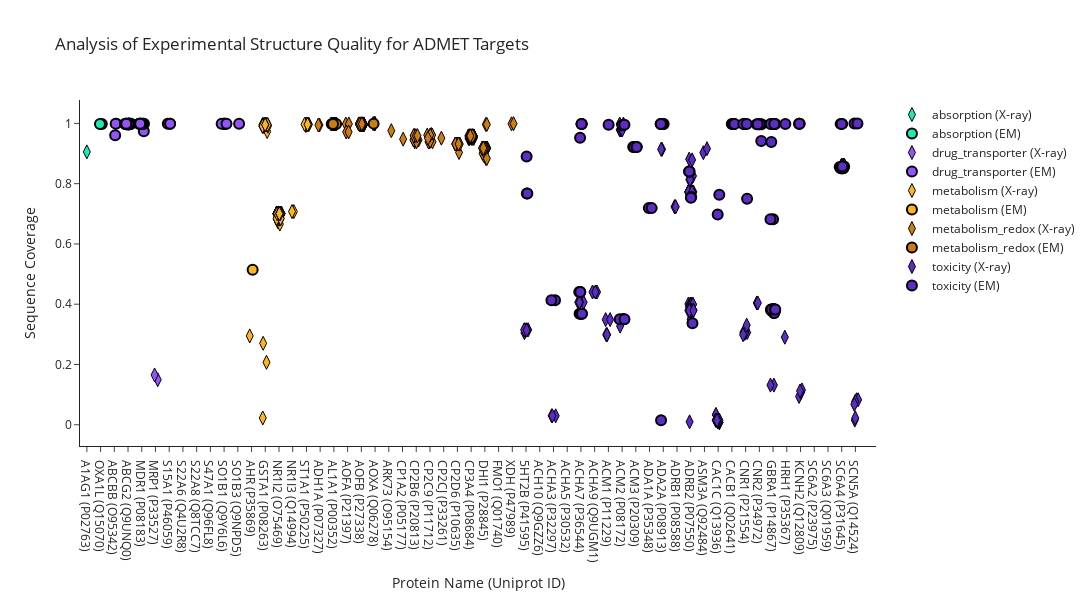

Notebook code for this chart:
### Markdown cell above
# Make similar plot for coverage

### Code cell
# Create traces for each unique value in 'Method'
coverage_traces = []

for category in category_list:
    for method in df['Method'].unique():
        df_subset = df[(df['Method'] == method) & (df['Category'] == category)]
        
        # marker_size = df_subset["Average Sequence Coverage"].apply(lambda x: x * 16 if not np.isnan(x) else 10)
        
        # Add random jitter to the x-axis values
        if method == 'AlphaFold':
            x_values = [protein_name_mapping[name] for name in df_subset['Protein Name']]
        else:
            jitter = np.random.uniform(low=-jitter_amount, high=jitter_amount, size=len(df_subset))
            x_values = [protein_name_mapping[name] + jitter[i] for i, name in enumerate(df_subset['Protein Name'])]
        trace = go.Scatter(
            x=x_values,
            y=df_subset['Sequence Coverage'],
            mode='markers',
            name=f"{category} ({method})",
            marker=dict(size=10, color=colors[category], symbol=symbols[method], line_width=2 if method=="EM" else 1, line_color='black'),
            showlegend=False if method == 'AlphaFold' else True,
            opacity=0 if method == 'AlphaFold' else 1,
        )
        coverage_traces.append(trace)

# Create layout
layout = go.Layout(
    title="Analysis of Experimental Structure Quality for ADMET Targets",
    xaxis=dict(title='Protein Name (Uniprot ID)',
               range=[-0.5, len(protein_name_mapping) + 0.5],
               tickvals=list(protein_name_mapping.values()), 
               ticktext=protein_names),
    yaxis=dict(title='Sequence Coverage'),
    template='simple_white',
    width=1600,
    height=600
)

# Create figure
fig = go.Figure(data=coverage_traces, layout=layout)

# Show plot
fig.show()

### Figure 1 — Plotly figure (JSON) as saved in the notebook; plotly's stock layout.template omitted (floating-point values rounded to 4 significant figures; data arrays with more than 128 entries replaced by an {"elided": "..."} marker saying what was removed)
{"data": [{"marker": {"color": "#11efb7", "line": {"color": "black", "width": 1}, "size": 10, "symbol": "diamond-tall"}, "mode": "markers", "name": "absorption (X-ray)", "opacity": 1, "showlegend": true, "x": [-0.00139], "y": [0.9055], "type": "scatter"}, {"marker": {"color": "#11efb7", "line": {"color": "black", "width": 1}, "size": 10, "symbol": "circle-open"}, "mode": "markers", "name": "absorption (AlphaFold)", "opacity": 0, "showlegend": false, "x": [0, 1], "y": [0.9055, 0.9977], "type": "scatter"}, {"marker": {"color": "#11efb7", "line": {"color": "black", "width": 2}, "size": 10, "symbol": "circle"}, "mode": "markers", "name": "absorption (EM)", "opacity": 1, "showlegend": true, "x": [1.09, 0.9554], "y": [0.9977, 0.9977], "type": "scatter"}, {"marker": {"color": "#9553ff", "line": {"color": "black", "width": 1}, "size": 10, "symbol": "diamond-tall"}, "mode": "markers", "name": "drug_transporter (X-ray)", "opacity": 1, "showlegend": true, "x": [5.165, 4.936], "y": [0.1496, 0.1653], "type": "scatter"}, {"marker": {"color": "#9553ff", "line": {"color": "black", "width": 1}, "size": 10, "symbol": "circle-open"}, "mode": "markers", "name": "drug_transporter (AlphaFold)", "opacity": 0, "showlegend": false, "x": [2, 3, 4, 5, 6, 7, 8, 9, 10, 11], "y": [0.9864, 0.9979, 0.9966, 0.1574, 0.9986, null, null, null, 0.9986, 0.9986], "type": "scatter"}, {"marker": {"color": "#9553ff", "line": {"color": "black", "width": 2}, "size": 10, "symbol": "circle"}, "mode": "markers", "name": "drug_transporter (EM)", "opacity": 1, "showlegend": true, "x": [2.141, 2.062, 2.098, 2.968, 2.928, 3.191, 2.804, 3.144, 2.956, 2.821, 3.077, 3.028, 3.036, 2.827, 3.11, 3.193, 3.049, 3.114, 3.062, 3.019, 3.074, 3.065, 2.927, 3.06, 3.022, 2.866, 2.87, 3.901, 4.152, 3.823, 4.164, 4.053, 4.088, 3.89, 3.977, 3.811, 3.883, 6.061, 5.9, 6.065, 10.03, 9.988, 10.12, 9.985, 9.821, 10.17, 11.09], "y": [0.9992, 0.9606, 0.9992, 0.9969, 0.9969, 0.9985, 0.9985, 0.9969, 0.9985, 0.9969, 0.9985, 0.9985, 0.9985, 0.9985, 0.9985, 0.9985, 0.9985, 0.9985, 0.9985, 0.9969, 0.9969, 0.9969, 0.9969, 0.9969, 0.9985, 0.9985, 0.9985, 0.9992, 0.9742, 0.9984, 0.9992, 0.9992, 0.9992, 0.9992, 0.9992, 0.9992, 0.9992, 0.9986, 0.9986, 0.9986, 0.9986, 0.9986, 0.9986, 0.9986, 0.9986, 0.9986, 0.9986], "type": "scatter"}, {"marker": {"color": "#ffb418", "line": {"color": "black", "width": 1}, "size": 10, "symbol": "diamond-tall"}, "mode": "markers", "name": "metabolism (X-ray)", "opacity": 1, "showlegend": true, "x": [11.87, 12.85, 12.84, 13.11, 13.05, 12.91, 12.81, 12.84, 12.82, 12.82, 13.13, 13.03, 12.8, 13.03, 13.06, 12.97, 13.09, 13.19, 13.08, 13.02, 12.89, 12.84, 12.85, 12.84, 12.81, 12.96, 12.96, 13.14, 12.8, 12.84, 13.09, 12.9, 13.19, 12.82, 12.8, 13.09, 13.02, 13.17, 13.01, 12.99, 13.95, 13.98, 13.9, 13.98, 14.04, 13.93, 13.95, 13.87, 13.98, 14.12, 13.95, 14.14, 14.06, 13.94, 13.81, 14.2, 14.09, 14.16, 14.1, 13.85, 14.02, 14.0, 14.0, 13.81, 13.84, 13.86, 14.12, 13.84, 13.95, 13.87, 14.05, 13.81, 14.07, 13.86, 14.08, 14.12, 14.17, 14.15, 14.01, 14.16, 14.14, 13.84, 13.82, 13.92, 14.04, 14.12, 13.83, 14.12, 13.87, 14.0, 14.08, 14.09, 14.03, 15.08, 14.95, 15.94, 16.0, 16.18, 15.99, 16.03, 15.96, 16.06, 15.99, 15.86, 16.14, 16.08], "y": [0.2948, 0.991, 0.991, 0.991, 0.991, 0.991, 0.991, 0.991, 0.02252, 0.9955, 0.9955, 0.9955, 0.9955, 0.991, 0.991, 0.9955, 0.9955, 0.9955, 0.9955, 0.9955, 0.9955, 0.991, 0.9955, 0.991, 0.9955, 0.9955, 0.9955, 0.973, 0.991, 0.2703, 0.2072, 0.991, 0.991, 0.991, 0.991, 0.9955, 0.9955, 0.9955, 0.9955, 0.9955, 0.7005, 0.7005, 0.7005, 0.7005, 0.6935, 0.6728, 0.7005, 0.7005, 0.7005, 0.7005, 0.7005, 0.7005, 0.6659, 0.7005, 0.7005, 0.7005, 0.7005, 0.7005, 0.7005, 0.6959, 0.7005, 0.7005, 0.682, 0.7005, 0.7028, 0.7005, 0.7005, 0.682, 0.7028, 0.7005, 0.7005, 0.7005, 0.7005, 0.7005, 0.7005, 0.7005, 0.7005, 0.7005, 0.7005, 0.7005, 0.7005, 0.7005, 0.7005, 0.7005, 0.6843, 0.6843, 0.6843, 0.6843, 0.7005, 0.7005, 0.7005, 0.7005, 0.7005, 0.7074, 0.7074, 0.9966, 0.9966, 0.9966, 0.9966, 0.9966, 0.9932, 0.9966, 0.9966, 0.9966, 0.9966, 0.9966], "type": "scatter"}, {"marker": {"color": "#ffb418", "line": {"color": "black", "width": 1}, "size": 10, "symbol": "circle-open"}, "mode": "markers", "name": "metabolism (AlphaFold)", "opacity": 0, "showlegend": false, "x": [12, 13, 14, 15, 16], "y": [0.4045, 0.9293, 0.6972, 0.7074, 0.9963], "type": "scatter"}, {"marker": {"color": "#ffb418", "line": {"color": "black", "width": 2}, "size": 10, "symbol": "circle"}, "mode": "markers", "name": "metabolism (EM)", "opacity": 1, "showlegend": true, "x": [12.08], "y": [0.5142], "type": "scatter"}, {"marker": {"color": "#d07c09", "line": {"color": "black", "width": 1}, "size": 10, "symbol": "diamond-tall"}, "mode": "markers", "name": "metabolism_redox (X-ray)", "opacity": 1, "showlegend": true, "x": {"elided": "244 float values"}, "y": {"elided": "244 float values"}, "type": "scatter"}, {"marker": {"color": "#d07c09", "line": {"color": "black", "width": 1}, "size": 10, "symbol": "circle-open"}, "mode": "markers", "name": "metabolism_redox (AlphaFold)", "opacity": 0, "showlegend": false, "x": [17, 18, 19, 20, 21, 22, 23, 24, 25, 26, 27, 28, 29, 30, 31], "y": [0.9947, 0.998, 0.9848, 0.9972, 0.9993, 0.9758, 0.9477, 0.9496, 0.9515, 0.951, 0.9296, 0.9565, 0.9183, null, 0.9989], "type": "scatter"}, {"marker": {"color": "#d07c09", "line": {"color": "black", "width": 2}, "size": 10, "symbol": "circle"}, "mode": "markers", "name": "metabolism_redox (EM)", "opacity": 1, "showlegend": true, "x": [17.84, 18.16, 17.94, 20.89], "y": [0.998, 0.998, 0.998, 0.9993], "type": "scatter"}, {"marker": {"color": "#5e2bcb", "line": {"color": "black", "width": 1}, "size": 10, "symbol": "diamond-tall"}, "mode": "markers", "name": "toxicity (X-ray)", "opacity": 1, "showlegend": true, "x": [32.16, 32.02, 31.93, 31.88, 31.92, 32.06, 31.86, 32.05, 33.87, 34.16, 33.91, 36.2, 35.89, 35.8, 35.93, 35.9, 35.89, 36.84, 37.08, 37.17, 37.04, 37.8, 38.13, 37.91, 37.84, 37.89, 38.86, 38.82, 39.1, 38.83, 38.93, 38.84, 38.95, 39.01, 41.91, 41.85, 42.85, 42.86, 42.82, 42.91, 43.92, 43.89, 44.16, 43.83, 43.94, 44.1, 44.2, 43.96, 43.95, 44.04, 43.99, 43.9, 44.01, 44.01, 43.82, 43.82, 44.2, 43.97, 43.99, 43.88, 44.04, 44.16, 44.02, 43.95, 43.83, 44.17, 43.83, 43.95, 44.05, 43.94, 44.04, 44.15, 43.9, 44.2, 44.14, 44.09, 44.92, 45.19, 46.08, 45.99, 45.97, 46.08, 45.84, 45.84, 46.09, 46.09, 46.06, 45.83, 46.09, 45.99, 45.82, 45.87, 45.92, 48.11, 48.01, 47.93, 47.84, 47.95, 48.08, 47.82, 48.81, 48.89, 50.06, 49.81, 50.86, 51.89, 52.05, 52.1, 51.97, 55.12, 55.13, 55.12, 55.12, 55.2, 55.16, 55.16, 55.18, 54.98, 54.98, 55.06, 55.17, 56.08, 55.95, 56.2, 55.98, 55.99, 55.92], "y": [0.315, 0.315, 0.315, 0.3056, 0.3139, 0.315, 0.315, 0.3139, 0.0297, 0.0297, 0.0297, 0.4064, 0.4064, 0.4064, 0.4064, 0.4064, 0.4064, 0.4405, 0.4405, 0.4405, 0.4405, 0.3489, 0.3489, 0.2989, 0.2989, 0.2989, 0.3273, 0.9979, 0.9979, 0.9785, 0.9785, 0.9785, 0.9785, 0.9785, 0.914, 0.914, 0.7233, 0.7233, 0.7233, 0.7233, 0.009685, 0.8814, 0.8257, 0.4007, 0.3801, 0.8789, 0.3801, 0.3801, 0.3801, 0.4007, 0.3499, 0.8136, 0.8136, 0.7724, 0.7724, 0.7724, 0.7724, 0.4007, 0.4007, 0.391, 0.77, 0.3995, 0.3971, 0.8136, 0.7724, 0.3995, 0.3789, 0.3789, 0.3789, 0.3789, 0.3789, 0.3789, 0.3789, 0.3789, 0.7724, 0.7724, 0.9029, 0.9161, 0.007654, 0.01486, 0.009005, 0.009005, 0.03287, 0.03422, 0.008104, 0.008104, 0.01486, 0.01486, 0.01486, 0.01486, 0.01486, 0.01486, 0.01486, 0.3061, 0.3167, 0.3061, 0.3061, 0.303, 0.3305, 0.2987, 0.4042, 0.4042, 0.1316, 0.1316, 0.2906, 0.09405, 0.1079, 0.1156, 0.1122, 0.8603, 0.8603, 0.8603, 0.8603, 0.8603, 0.8603, 0.8603, 0.8603, 0.8603, 0.8603, 0.8603, 0.8603, 0.08284, 0.01538, 0.08284, 0.07738, 0.02282, 0.06746], "type": "scatter"}, {"marker": {"color": "#5e2bcb", "line": {"color": "black", "width": 1}, "size": 10, "symbol": "circle-open"}, "mode": "markers", "name": "toxicity (AlphaFold)", "opacity": 0, "showlegend": false, "x": [32, 33, 34, 35, 36, 37, 38, 39, 40, 41, 42, 43, 44, 45, 46, 47, 48, 49, 50, 51, 52, 53, 54, 55, 56], "y": [0.4484, null, 0.183, null, 0.54, 0.4405, 0.4317, 0.7574, 0.922, 0.7189, 0.87, 0.7233, 0.5636, 0.9095, 0.09932, 0.9983, 0.5374, 0.842, 0.5311, 0.6443, 0.4896, null, null, 0.8725, 0.2935], "type": "scatter"}, {"marker": {"color": "#5e2bcb", "line": {"color": "black", "width": 2}, "size": 10, "symbol": "circle"}, "mode": "markers", "name": "toxicity (EM)", "opacity": 1, "showlegend": true, "x": [32.06, 32.1, 32.04, 34.11, 33.85, 36.05, 36.06, 36.04, 35.88, 35.95, 35.95, 36.07, 35.94, 35.9, 35.98, 36.07, 38.02, 39.02, 39.17, 39.08, 39.1, 38.83, 39.18, 39.81, 40.07, 39.87, 40.06, 40.94, 41.16, 41.84, 41.8, 41.99, 42.03, 41.91, 41.87, 41.83, 44.03, 43.88, 43.92, 43.89, 44.13, 44.02, 45.96, 46.08, 47.11, 46.99, 47.11, 47.13, 47.19, 48.11, 47.91, 47.83, 48.08, 48.81, 48.98, 49.15, 49.04, 48.88, 49.14, 50.12, 49.94, 49.87, 49.89, 50.04, 50.09, 49.83, 50.17, 50.07, 49.99, 49.99, 50.1, 49.97, 50.07, 49.99, 49.84, 49.88, 49.97, 50.14, 50.09, 50.05, 50.09, 50.0, 49.81, 49.89, 50.12, 50.16, 50.9, 51.89, 51.94, 51.91, 55.03, 55.11, 54.96, 54.85, 55.04, 54.92, 55.0, 55.13, 54.93, 55.02, 55.0, 54.96, 55.18, 55.09, 55.05, 55.93, 56.15], "y": [0.7672, 0.7672, 0.8898, 0.4129, 0.4129, 0.998, 0.998, 0.998, 0.4402, 0.4402, 0.4402, 0.3685, 0.9522, 0.3685, 0.3685, 0.3685, 0.9957, 0.9936, 0.9957, 0.3498, 0.3498, 0.3498, 0.3498, 0.922, 0.922, 0.922, 0.922, 0.7189, 0.7189, 0.01505, 0.9978, 0.9978, 0.9978, 0.9978, 0.9978, 0.9978, 0.7554, 0.8402, 0.8402, 0.8402, 0.3366, 0.753, 0.6974, 0.7632, 0.9983, 0.9983, 0.9983, 0.9983, 0.9983, 0.75, 0.9979, 0.9979, 0.9979, 0.9972, 0.9972, 0.9972, 0.9972, 0.9972, 0.9417, 0.3827, 0.3827, 0.9386, 0.9978, 0.9978, 0.9978, 0.9978, 0.9978, 0.3827, 0.3816, 0.3816, 0.3827, 0.3827, 0.3827, 0.3827, 0.3827, 0.3783, 0.3783, 0.3783, 0.9978, 0.3706, 0.3706, 0.682, 0.682, 0.3827, 0.3827, 0.3827, 0.9979, 0.9991, 0.9991, 0.9991, 0.8508, 0.8508, 0.8508, 0.8556, 0.9984, 0.9984, 0.9984, 0.854, 0.8508, 0.854, 0.854, 0.854, 0.8571, 0.8508, 0.8571, 0.9995, 0.9995], "type": "scatter"}], "layout": {"height": 600, "title": {"text": "Analysis of Experimental Structure Quality for ADMET Targets"}, "width": 1600, "xaxis": {"range": [-0.5, 57.5], "ticktext": ["A1AG1 (P02763)", "OXA1L (Q15070)", "ABCBB (O95342)", "ABCG2 (Q9UNQ0)", "MDR1 (P08183)", "MRP1 (P33527)", "S15A1 (P46059)", "S22A6 (Q4U2R8)", "S22A8 (Q8TCC7)", "S47A1 (Q96FL8)", "SO1B1 (Q9Y6L6)", "SO1B3 (Q9NPD5)", "AHR (P35869)", "GSTA1 (P08263)", "NR1I2 (O75469)", "NR1I3 (Q14994)", "ST1A1 (P50225)", "ADH1A (P07327)", "AL1A1 (P00352)", "AOFA (P21397)", "AOFB (P27338)", "AOXA (Q06278)", "ARK73 (O95154)", "CP1A2 (P05177)", "CP2B6 (P20813)", "CP2C9 (P11712)", "CP2CJ (P33261)", "CP2D6 (P10635)", "CP3A4 (P08684)", "DHI1 (P28845)", "FMO1 (Q01740)", "XDH (P47989)", "5HT2B (P41595)", "ACH10 (Q9GZZ6)", "ACHA3 (P32297)", "ACHA5 (P30532)", "ACHA7 (P36544)", "ACHA9 (Q9UGM1)", "ACM1 (P11229)", "ACM2 (P08172)", "ACM3 (P20309)", "ADA1A (P35348)", "ADA2A (P08913)", "ADRB1 (P08588)", "ADRB2 (P07550)", "ASM3A (Q92484)", "CAC1C (Q13936)", "CACB1 (Q02641)", "CNR1 (P21554)", "CNR2 (P34972)", "GBRA1 (P14867)", "HRH1 (P35367)", "KCNH2 (Q12809)", "SC6A2 (P23975)", "SC6A3 (Q01959)", "SC6A4 (P31645)", "SCN5A (Q14524)"], "tickvals": [0, 1, 2, 3, 4, 5, 6, 7, 8, 9, 10, 11, 12, 13, 14, 15, 16, 17, 18, 19, 20, 21, 22, 23, 24, 25, 26, 27, 28, 29, 30, 31, 32, 33, 34, 35, 36, 37, 38, 39, 40, 41, 42, 43, 44, 45, 46, 47, 48, 49, 50, 51, 52, 53, 54, 55, 56], "title": {"text": "Protein Name (Uniprot ID)"}}, "yaxis": {"title": {"text": "Sequence Coverage"}}}}
